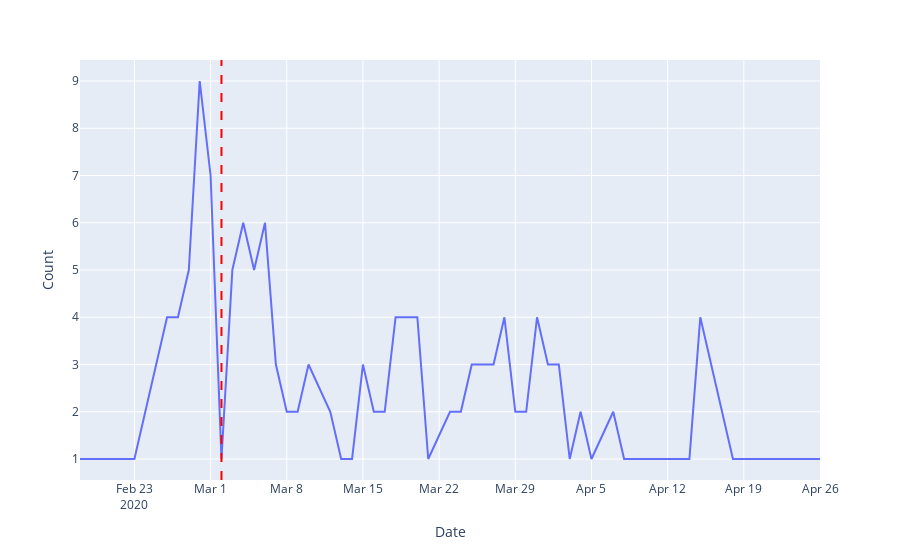

Source (notebook cell):
### Code cell
fig = px.line(confirmed_student, x='Date', y='Count')
fig.add_vline(x='2020-03-02', line_dash="dash", line_color="red")
plotly.offline.plot(fig, filename='StudentLine.html')
fig.show()

### Figure 1 — Plotly figure (JSON) as saved in the notebook; plotly's stock layout.template omitted (floating-point values rounded to 4 significant figures)
{"data": [{"hovertemplate": "Date=%{x}<br>Count=%{y}<extra></extra>", "legendgroup": "", "line": {"color": "#636efa", "dash": "solid"}, "mode": "lines", "name": "", "orientation": "v", "showlegend": false, "type": "scatter", "x": ["2020-02-18T00:00:00", "2020-02-21T00:00:00", "2020-02-23T00:00:00", "2020-02-24T00:00:00", "2020-02-26T00:00:00", "2020-02-27T00:00:00", "2020-02-28T00:00:00", "2020-02-29T00:00:00", "2020-03-01T00:00:00", "2020-03-02T00:00:00", "2020-03-03T00:00:00", "2020-03-04T00:00:00", "2020-03-05T00:00:00", "2020-03-06T00:00:00", "2020-03-07T00:00:00", "2020-03-08T00:00:00", "2020-03-09T00:00:00", "2020-03-10T00:00:00", "2020-03-12T00:00:00", "2020-03-13T00:00:00", "2020-03-14T00:00:00", "2020-03-15T00:00:00", "2020-03-16T00:00:00", "2020-03-17T00:00:00", "2020-03-18T00:00:00", "2020-03-19T00:00:00", "2020-03-20T00:00:00", "2020-03-21T00:00:00", "2020-03-23T00:00:00", "2020-03-24T00:00:00", "2020-03-25T00:00:00", "2020-03-26T00:00:00", "2020-03-27T00:00:00", "2020-03-28T00:00:00", "2020-03-29T00:00:00", "2020-03-30T00:00:00", "2020-03-31T00:00:00", "2020-04-01T00:00:00", "2020-04-02T00:00:00", "2020-04-03T00:00:00", "2020-04-04T00:00:00", "2020-04-05T00:00:00", "2020-04-07T00:00:00", "2020-04-08T00:00:00", "2020-04-09T00:00:00", "2020-04-14T00:00:00", "2020-04-15T00:00:00", "2020-04-16T00:00:00", "2020-04-17T00:00:00", "2020-04-18T00:00:00", "2020-04-19T00:00:00", "2020-04-24T00:00:00", "2020-04-26T00:00:00"], "xaxis": "x", "y": [1, 1, 1, 2, 4, 4, 5, 9, 7, 1, 5, 6, 5, 6, 3, 2, 2, 3, 2, 1, 1, 3, 2, 2, 4, 4, 4, 1, 2, 2, 3, 3, 3, 4, 2, 2, 4, 3, 3, 1, 2, 1, 2, 1, 1, 1, 4, 3, 2, 1, 1, 1, 1], "yaxis": "y"}], "layout": {"legend": {"tracegroupgap": 0}, "margin": {"t": 60}, "shapes": [{"line": {"color": "red", "dash": "dash"}, "type": "line", "x0": "2020-03-02", "x1": "2020-03-02", "xref": "x", "y0": 0, "y1": 1, "yref": "y domain"}], "xaxis": {"anchor": "y", "domain": [0, 1], "title": {"text": "Date"}}, "yaxis": {"anchor": "x", "domain": [0, 1], "title": {"text": "Count"}}}}
